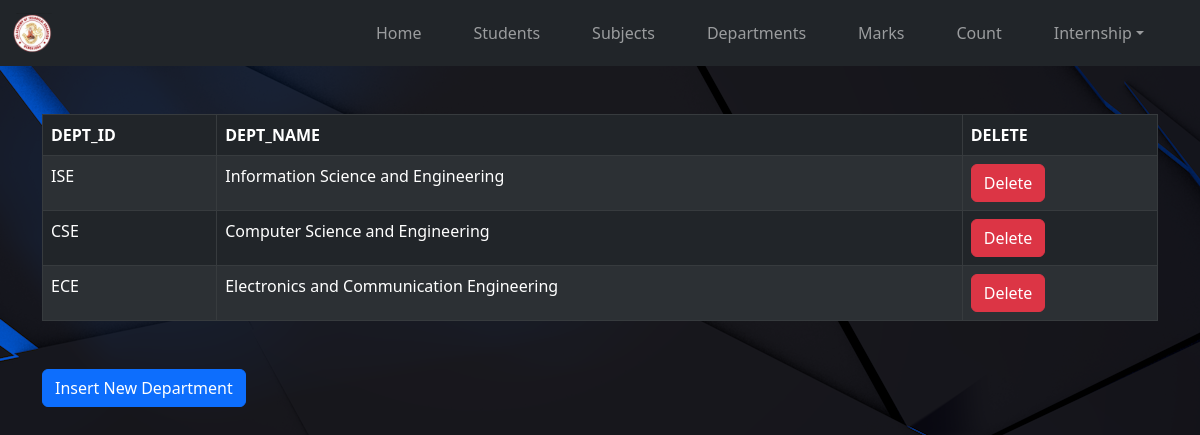
The page /departments on the database its author committed.
### tables this page shows
CREATE TABLE departments(DEPT_ID VARCHAR(10) PRIMARY KEY,DEPT_NAME VARCHAR(10));

### main.py (the view)
@app.route('/departments', methods=['GET', 'POST'])
def departments():
    return render_template('dept.html', data=db_obj.get_departments(), headings=db_obj.get_headings('departments'), msg=msg)

### sql.py (called while the page is built)
    def get_headings(self, table_name):
        return self.table_headings[table_name]

    def get_departments(self):
        return self.curr.execute("SELECT * FROM departments").fetchall()

### templates/dept.html (shortened to what this page needs)
{% extends 'base.html' %}
{% block body %}
<div class="container my-5">
    {% if data %}
    <table class="table table-dark table-hover table-bordered table-striped">
        <thead>
            <tr>
                {% for heading in headings %}
                <th>{{ heading }}</th>
                {% endfor %}
                <th>DELETE</th>
            </tr>
        </thead>
        <tbody>
        {% for row in data %}
        <tr>
            {% for item in row %}
            <td>{{ item }}</td>
            {% endfor %}
            <td>
                <form method="POST" action="/departments/{{ row[0] }}">
                    <button type="submit" class="btn btn-danger">Delete</button>
                </form>
            </td>
        </tr>
        {% endfor %}
        </tbody>
    </table>
    {% elif not del_msg and not del_fail %}
        <div class="alert alert-warning">{{ msg }}</div>
    {% endif %}
</div>
<div class="container my-5">
    <a href="/deptForm" class="btn btn-primary">Insert New Department</a>
</div>
{% endblock body %}

### rows shown on the page
departments: DEPT_ID "ISE", DEPT_NAME "Information Science and Engineering"
departments: DEPT_ID "CSE", DEPT_NAME "Computer Science and Engineering"
departments: DEPT_ID "ECE", DEPT_NAME "Electronics and Communication Engineering"

### other values the page prints
{{ heading }} "DEPT_ID" "DEPT_NAME"
